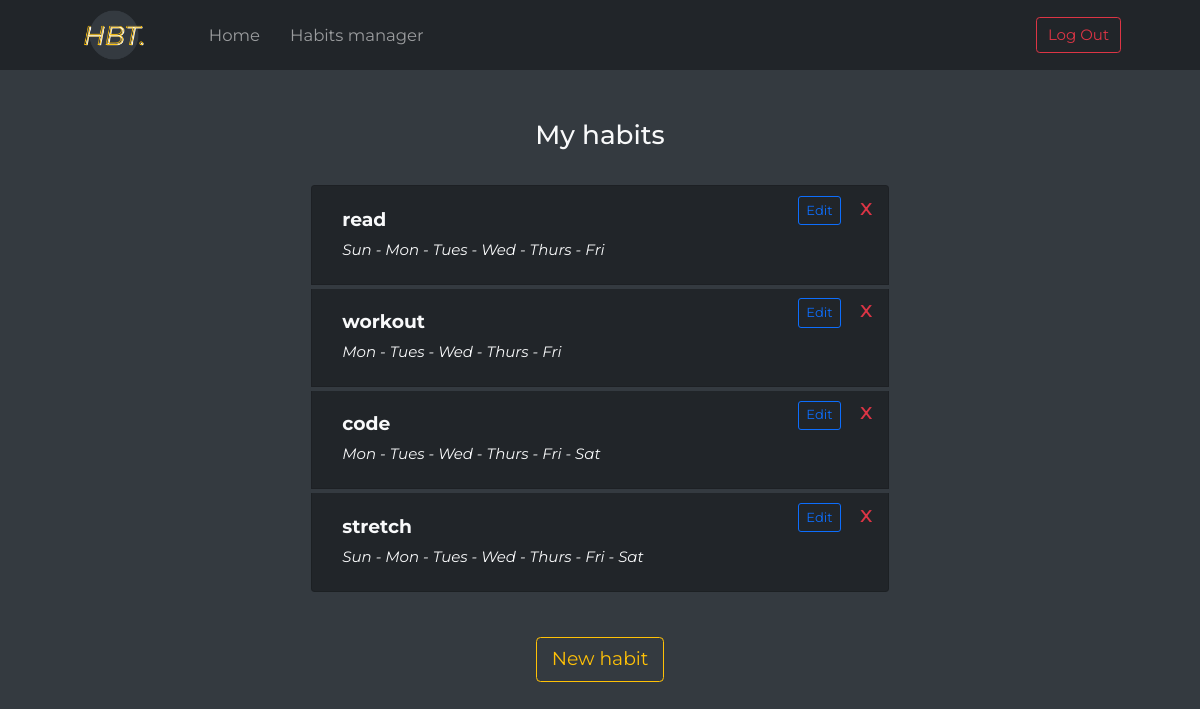
The app's page /habits (signed in) with its own data.
### app.py (models this page shows, shortened)
class Habit(db.Model):
    id = db.Column(db.Integer, primary_key=True)
    description = db.Column(db.String(100), nullable=False)
    frequency = db.Column(db.String(14), nullable=False)
    user_id = db.Column(db.Integer, db.ForeignKey('user.id'), nullable=False)

### app.py (the view)
@app.route("/habits")
def habits():
    if session.get("user_id") is None:
        return redirect("/login")
    hab_dis = habits_display(Habit.query.filter_by(
        user_id=session["user_id"]).all())
    return render_template("habits.html", habits=hab_dis)

### app.py (called while the page is built)
@app.after_request
def after_request(response):
    response.headers["Cache-Control"] = "no-cache, no-store, must-revalidate"
    response.headers["Expires"] = 0
    response.headers["Pragma"] = "no-cache"
    return response

def habits_display(habits):
    return [
        {
            "id": habit.id,
            "name": habit.description,
            "frequency": " - ".join([days[int(day)] for day in habit.frequency.split()])
        } for habit in habits
    ]

### templates/habits.html (shortened to what this page needs)
{% extends "base.html" %}
{% block main %}
<main class="d-flex flex-column align-items-center justify-content-center">
    <h3 class="text-light mx-5 px-5">My habits</h3>
    {% if not habits %}
    <em class="h5 mt-5" style="color: var(--bs-gray);">There is no habits yet...</em>
    {% else %}
    <div class="container mt-4 habits w-50 d-flex justify-content-center">
        <ul class="list-group w-100">
            {% for habit in habits %}
            <li class="list-group-item bg-dark text-light d-flex justify-content-between align-items-start mt-1">
                <div class="m-3">
                    <div class="fw-bold h5 text-break">{{ habit.name }}</div>
                    <em class="text-light">{{ habit.frequency }}</em>
                </div>
                <div style="min-width: 75px;">
                    <a href="/edit/{{ habit.id }}" class="btn btn-outline-primary btn-sm me-3">Edit</a>
                    <a href="/delete/{{ habit.id }}" class="text-danger text-decoration-none h4">x</a>
                </div>
            </li>
            {% endfor %}
        </ul>
    </div>
    {% endif %}
    <a href="/new-habit" class="btn btn-outline-warning m-5 btn-lg">New habit</a>
</main>
{% endblock %}

### templates/base.html (shortened to what this page needs)
<!DOCTYPE html>
<html lang="en">
<head>
    <link rel="stylesheet" href="{{ url_for('static',filename='styles.css') }}">
    <link href="https://cdn.jsdelivr.net/npm/bootstrap@5.0.2/dist/css/bootstrap.min.css" rel="stylesheet"
>
</head>
<body >
    {% if session["user_id"] %}
    <nav class="navbar navbar-expand-lg navbar-dark bg-dark py-0 px-5 fixed-top">
        <div class="container-fluid mx-4">
            <a class="navbar-brand p-0 me-5" href="/">
                <img src="/static/assets/logo.png" alt="logo" height="70px">
            </a>
            <div class="collapse navbar-collapse" id="navbarText">
                <ul class="navbar-nav me-auto mb-2 mb-lg-0">
                    <li class="nav-item p-2">
                        <a class="nav-link" href="/">Home</a>
                    </li>
                    <li class="nav-item p-2">
                        <a class="nav-link" href="/habits">Habits manager</a>
                    </li>
                </ul>
            </div>
            <form class="d-flex" action="/logout">
                <button class="btn btn-outline-danger" type="submit">Log Out</button>
            </form>
        </div>
    </nav>
    {% endif %}
    {% block main %}{% endblock %}
</body>
</html>

### static/styles.css (style rules this page uses)
:root { --bs-blue: #0d6efd; --bs-indigo: #6610f2; --bs-purple: #6f42c1; --bs-pink: #d63384; --bs-red: #dc3545; --bs-orange: #fd7e14; --bs-yellow: #ffc107; --bs-green: #198754; --bs-teal: #20c997; --bs-cyan: #0dcaf0; --bs-white: #fff; --bs-gray: #6c757d; --bs-gray-dark: #343a40; --bs-primary: #0d6efd; --bs-secondary: #6c757d; --bs-success: #198754; --bs-info: #0dcaf0; --bs-warning: #ffc107; --bs-danger: #dc3545; --bs-light: #f8f9fa; --bs-dark: #212529; --bs-font-sans-serif: system-ui, -apple-system, "Segoe UI", Roboto, "Helvetica Neue", Arial, "Noto Sans", "Liberation Sans", sans-serif, "Apple Color Emoji", "Segoe UI Emoji", "Segoe UI Symbol", "Noto Color Emoji"; --bs-font-monospace: SFMono-Regular, Menlo, Monaco, Consolas, "Liberation Mono", "Courier New", monospace; --bs-gradient: linear-gradient(180deg, rgba(255, 255, 255, 0.15), rgba(255, 255, 255, 0)); }
* { margin: 0; padding: 0; font-family: 'Montserrat', sans-serif; font-size: 15px; }
html { background-color: var(--bs-gray-dark); }
body { overflow: scroll; -ms-overflow-style: none; scrollbar-width: none; }
main { background-color: var(--bs-gray-dark); padding-top: 8rem; }
.nav-link { font-size: 1.1rem; }
.habits { max-width: 700px; min-width: 300px; }

### records on screen
Habit: name "read", frequency "Sun - Mon - Tues - Wed - Thurs - Fri"
Habit: name "workout", frequency "Mon - Tues - Wed - Thurs - Fri"
Habit: name "code", frequency "Mon - Tues - Wed - Thurs - Fri - Sat"
Habit: name "stretch", frequency "Sun - Mon - Tues - Wed - Thurs - Fri - Sat"
